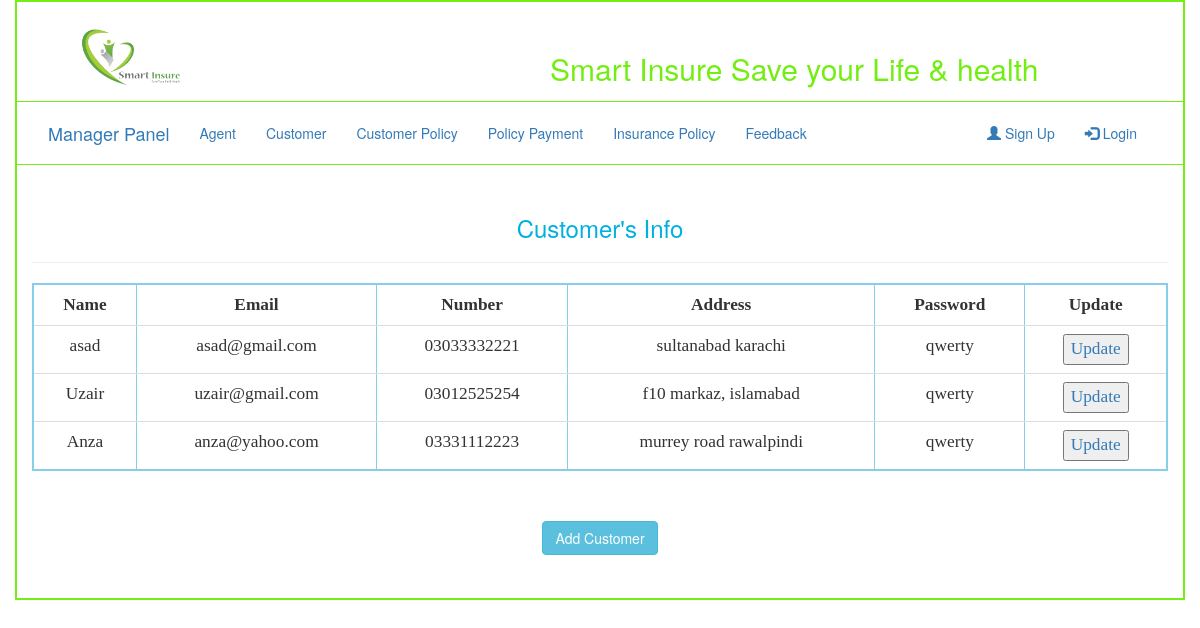
Before: /manager/manager_customer.php with the older database file.
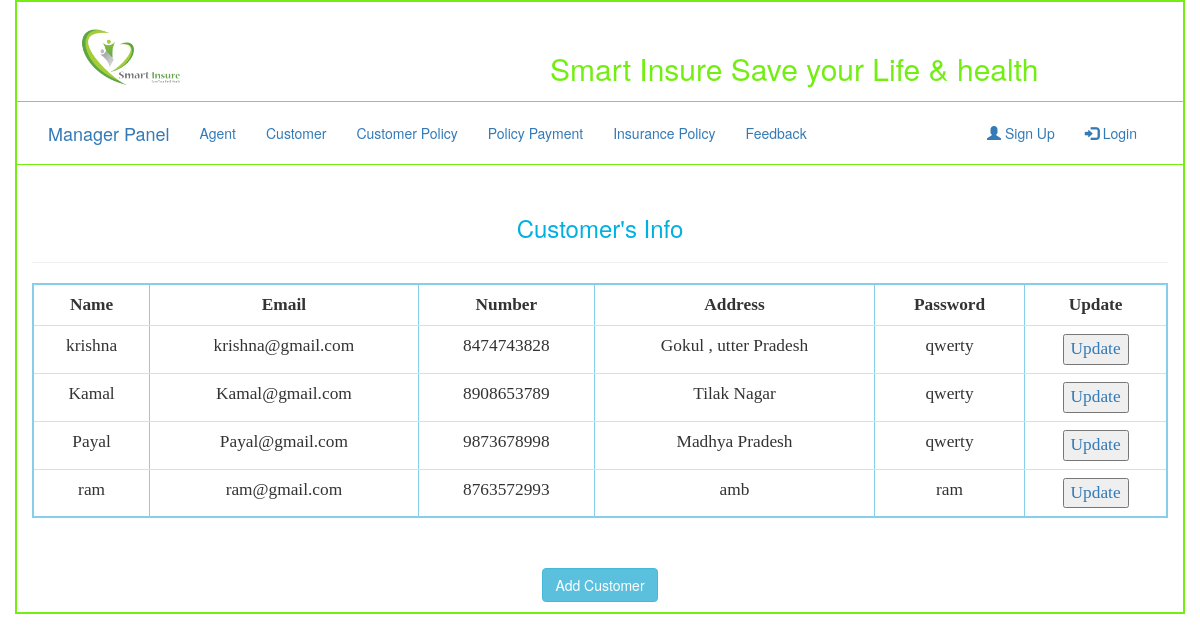
After: the same page with the newer database file.
### tables this page shows
CREATE TABLE `registration` (
  `id` int(11) NOT NULL,
  `name` varchar(50) NOT NULL,
  `email` varchar(50) NOT NULL,
  `password` varchar(30) NOT NULL,
  `num` varchar(12) NOT NULL,
  `userType` varchar(30) NOT NULL,
  `manager_name` varchar(50) NOT NULL,
  `agent_name` varchar(30) NOT NULL,
  `address` varchar(60) NOT NULL
);

### manager/manager_customer.php (the view, shortened to what this page needs)
<?php
include "db.php";
?>
<!DOCTYPE html>
<html>
<head>
<link type="text/css" rel="stylesheet" href="../css/bootstrap.css"/>
</head>
<body>
<div class="container" style="border: 2px solid #73EE13; min-height: 600px">
	<div class="row" style="border-bottom: 1px solid #73EE13">
		<div class="col-sm-4"><a href="../index.php">
			<img src="../images/logo.png" class="img-responsive" height="150px" width="200px"></a>
		</div>
		<div class="col-sm-8" style="  margin-top: 30px; text-align: center ">
			<h2> <font color="#73EE13"> Smart Insure Save your Life & health </font>  </h2>
		</div>
	</div>
	<div class="row" style="border-bottom: 1px solid #73EE13">
		<div class="col-sm-12" style="margin-bottom: -15px; margin-top: 5px; ">
			<nav class="navbar navbar-fluid">
  <div class="container-fluid">
    <div class="navbar-header">
      <a class="navbar-brand" href="manager.php">Manager Panel</a>
    </div>
    <div class="collapse navbar-collapse" id="myNavbar">
      <ul class="nav navbar-nav">
        <li><a href="agent.php">Agent</a></li>
        <li><a href="manager_customer.php">Customer</a></li>
        <li><a href="customer_policy.php">Customer Policy</a></li>
        <li><a href="policy_payment.php">Policy Payment</a></li>
        <li><a href="insurance_policy.php">Insurance Policy </a></li>
        <li><a href="feedback.php">Feedback</a></li>
      </ul>
      <ul class="nav navbar-nav navbar-right">
       <?php
	if(isset($_SESSION['name'])){
		?>
	 <li><a href="#"> <?php echo strtoupper($_SESSION['name']); ?></a></li>
      <li><a href="../login/logout.php"><span class="glyphicon glyphicon-log-out"></span> Logout</a></li>
    <?php
}
else{
	echo "<li><a href='login/register.php'><span class='glyphicon glyphicon-user'></span> Sign Up</a></li>";
	echo "      <li><a href='login/login.php'><span class='glyphicon glyphicon-log-in'></span> Login</a></li>";
}
?> </ul>
    </div>
  </div>
</nav>
		</div>
	</div>
<div class="row">
<div class="col-sm-12" style="margin-top: 30px" >
<h3 align="center"><font color="sky blue"> Customer's Info</font></h3><hr>
<div class="table-responsive">
<table class="table table-hover " border="2px solid green" cellspacing="0px" cellpadding="10px" align="center" style="border: 2px solid skyblue; font-family: comic; font-size: 13pt; ">
<tr >
<th> <center>  Name </center> </th>
<th> <center>Email </center> </th>
<th> <center>Number </th>
<th> <center>Address </th>
<th> <center>Password </th>
<th> <center>Update </th>
</tr>
<?php
$qwery = "SELECT * from registration where userType='user'";
$run = mysqli_query($con, $qwery);
while ($row = mysqli_fetch_array($run, MYSQLI_BOTH)) {
$name=$row['name'];
$email=$row['email'];
$number=$row['num'];
$password=$row['password'];
$Address=$row['address'];
echo "
<tr>
      <td><center> $name </center></td>
      <td><center> $email </center></td>
      <td><center> $number </center></td>
      <td><center> $Address </center></td>
      <td><center> $password </center></td>
      <td><center><a href='customer_update.php?Cid=$row[id]'> <button >Update </a></button> </center></td>
";
}
  echo "</table>";
?>
</div>
</div>
</div>
<div class="row">
<div class="col-sm-12" style="margin-top: 30px">
<p align="center"><button type="button" class="btn btn-info" onclick="myFunction()" >Add Customer</button></p>
 </div></div>
</div>
</body>
</html>

Changed rows visible on the page:
changed registration: name "asad" → "krishna"; email "asad@gmail.com" → "krishna@gmail.com"; num "03033332221" → "8474743828"; address "sultanabad karachi" → "Gokul , utter Pradesh"
changed registration: name "Uzair" → "Kamal"; email "uzair@gmail.com" → "Kamal@gmail.com"; num "03012525254" → "8908653789"; address "f10 markaz, islamabad" → "Tilak Nagar"
changed registration: name "Anza" → "Payal"; email "anza@yahoo.com" → "Payal@gmail.com"; num "03331112223" → "9873678998"; address "murrey road rawalpindi" → "Madhya Pradesh"
added registration: name "ram", email "ram@gmail.com", num "8763572993", address "amb", password "ram"
